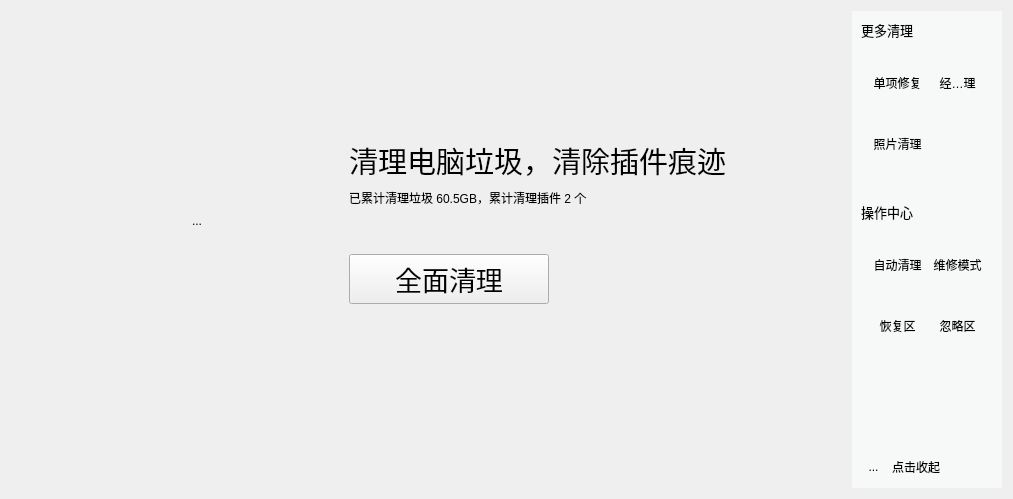
    <widget class="QWidget" name="Clear">
     <layout class="QHBoxLayout" name="horizontalLayout_6">
      <item>
       <layout class="QVBoxLayout" name="verticalLayout_17">
        <item>
         <widget class="QLabel" name="label_75">
          <property name="text">
           <string/>
          </property>
         </widget>
        </item>
        <item>
         <spacer name="verticalSpacer_47">
          <property name="orientation">
           <enum>Qt::Vertical</enum>
          </property>
          <property name="sizeHint" stdset="0">
           <size>
            <width>742</width>
            <height>68</height>
           </size>
          </property>
         </spacer>
        </item>
        <item>
         <layout class="QHBoxLayout" name="horizontalLayout_38">
          <item>
           <widget class="QLabel" name="label_76">
            <property name="minimumSize">
             <size>
              <width>80</width>
              <height>0</height>
             </size>
            </property>
            <property name="maximumSize">
             <size>
              <width>80</width>
              <height>16777215</height>
             </size>
            </property>
            <property name="text">
             <string/>
            </property>
           </widget>
          </item>
          <item>
           <layout class="QHBoxLayout" name="horizontalLayout_39">
            <item>
             <widget class="QToolButton" name="toolButton_113">
              <property name="minimumSize">
               <size>
                <width>200</width>
                <height>200</height>
               </size>
              </property>
              <property name="text">
               <string>...</string>
              </property>
              <property name="autoRaise">
               <bool>true</bool>
              </property>
             </widget>
            </item>
            <item>
             <widget class="QLabel" name="label_77">
              <property name="minimumSize">
               <size>
                <width>40</width>
                <height>0</height>
               </size>
              </property>
              <property name="maximumSize">
               <size>
                <width>40</width>
                <height>16777215</height>
               </size>
              </property>
              <property name="text">
               <string/>
              </property>
             </widget>
            </item>
            <item>
             <layout class="QVBoxLayout" name="verticalLayout_18">
              <item>
               <spacer name="verticalSpacer_48">
                <property name="orientation">
                 <enum>Qt::Vertical</enum>
                </property>
                <property name="sizeHint" stdset="0">
                 <size>
                  <width>20</width>
                  <height>40</height>
                 </size>
                </property>
               </spacer>
              </item>
              <item>
               <layout class="QHBoxLayout" name="horizontalLayout_40">
                <item>
                 <widget class="QLabel" name="label_78">
                  <property name="minimumSize">
                   <size>
                    <width>0</width>
                    <height>0</height>
                   </size>
                  </property>
                  <property name="font">
                   <font>
                    <pointsize>22</pointsize>
                    <weight>50</weight>
                    <bold>false</bold>
                   </font>
                  </property>
                  <property name="text">
                   <string>清理电脑垃圾，清除插件痕迹</string>
                  </property>
                 </widget>
                </item>
                <item>
                 <spacer name="horizontalSpacer_56">
                  <property name="orientation">
                   <enum>Qt::Horizontal</enum>
                  </property>
                  <property name="sizeHint" stdset="0">
                   <size>
                    <width>40</width>
                    <height>20</height>
                   </size>
                  </property>
                 </spacer>
                </item>
               </layout>
              </item>
              <item>
               <layout class="QHBoxLayout" name="horizontalLayout_41">
                <item>
                 <widget class="QLabel" name="label_79">
                  <property name="font">
                   <font>
                    <pointsize>9</pointsize>
                   </font>
                  </property>
                  <property name="text">
                   <string>已累计清理垃圾 60.5GB，累计清理插件 2 个</string>
                  </property>
                 </widget>
                </item>
                <item>
                 <spacer name="horizontalSpacer_57">
                  <property name="orientation">
                   <enum>Qt::Horizontal</enum>
                  </property>
                  <property name="sizeHint" stdset="0">
                   <size>
                    <width>40</width>
                    <height>20</height>
                   </size>
                  </property>
                 </spacer>
                </item>
               </layout>
              </item>
              <item>
               <spacer name="verticalSpacer_49">
                <property name="orientation">
                 <enum>Qt::Vertical</enum>
                </property>
                <property name="sizeHint" stdset="0">
                 <size>
                  <width>20</width>
                  <height>40</height>
                 </size>
                </property>
               </spacer>
              </item>
              <item>
               <layout class="QHBoxLayout" name="horizontalLayout_42">
                <item>
                 <widget class="QPushButton" name="pushButton_18">
                  <property name="minimumSize">
                   <size>
                    <width>200</width>
                    <height>50</height>
                   </size>
                  </property>
                  <property name="font">
                   <font>
                    <pointsize>20</pointsize>
                   </font>
                  </property>
                  <property name="text">
                   <string>全面清理</string>
                  </property>
                 </widget>
                </item>
                <item>
                 <spacer name="horizontalSpacer_58">
                  <property name="orientation">
                   <enum>Qt::Horizontal</enum>
                  </property>
                  <property name="sizeHint" stdset="0">
                   <size>
                    <width>40</width>
                    <height>20</height>
                   </size>
                  </property>
                 </spacer>
                </item>
               </layout>
              </item>
              <item>
               <spacer name="verticalSpacer_50">
                <property name="orientation">
                 <enum>Qt::Vertical</enum>
                </property>
                <property name="sizeHint" stdset="0">
                 <size>
                  <width>20</width>
                  <height>40</height>
                 </size>
                </property>
               </spacer>
              </item>
             </layout>
            </item>
            <item>
             <spacer name="horizontalSpacer_59">
              <property name="orientation">
               <enum>Qt::Horizontal</enum>
              </property>
              <property name="sizeHint" stdset="0">
               <size>
                <width>40</width>
                <height>20</height>
               </size>
              </property>
             </spacer>
            </item>
           </layout>
          </item>
          <item>
           <spacer name="horizontalSpacer_60">
            <property name="orientation">
             <enum>Qt::Horizontal</enum>
            </property>
            <property name="sizeHint" stdset="0">
             <size>
              <width>40</width>
              <height>20</height>
             </size>
            </property>
           </spacer>
          </item>
         </layout>
        </item>
        <item>
         <spacer name="verticalSpacer_51">
          <property name="orientation">
           <enum>Qt::Vertical</enum>
          </property>
          <property name="sizeHint" stdset="0">
           <size>
            <width>742</width>
            <height>88</height>
           </size>
          </property>
         </spacer>
        </item>
        <item>
         <layout class="QHBoxLayout" name="horizontalLayout_8">
          <item>
           <widget class="QLabel" name="label_104">
            <property name="minimumSize">
             <size>
              <width>0</width>
              <height>50</height>
             </size>
            </property>
            <property name="text">
             <string/>
            </property>
           </widget>
          </item>
          <item>
           <spacer name="horizontalSpacer_4">
            <property name="orientation">
             <enum>Qt::Horizontal</enum>
            </property>
            <property name="sizeHint" stdset="0">
             <size>
              <width>40</width>
              <height>20</height>
             </size>
            </property>
           </spacer>
          </item>
         </layout>
        </item>
       </layout>
      </item>
      <item>
       <widget class="QWidget" name="widget_tool_3" native="true">
        <property name="minimumSize">
         <size>
          <width>150</width>
          <height>0</height>
         </size>
        </property>
        <property name="maximumSize">
         <size>
          <width>150</width>
          <height>16777215</height>
         </size>
        </property>
        <property name="styleSheet">
         <string notr="true">background-color: rgb(246, 249, 247);</string>
        </property>
        <layout class="QGridLayout" name="gridLayout_55">
         <item row="4" column="0" colspan="2">
          <widget class="QWidget" name="widget_44" native="true">
           <layout class="QGridLayout" name="gridLayout_56"/>
          </widget>
         </item>
         <item row="3" column="0" colspan="2">
          <widget class="QWidget" name="widget_45" native="true">
           <property name="minimumSize">
            <size>
             <width>0</width>
             <height>150</height>
            </size>
           </property>
           <property name="maximumSize">
            <size>
             <width>16777215</width>
             <height>150</height>
            </size>
           </property>
           <layout class="QGridLayout" name="gridLayout_6">
            <item row="0" column="0">
             <layout class="QHBoxLayout" name="horizontalLayout_59">
              <item>
               <widget class="QToolButton" name="toolButton_114">
                <property name="minimumSize">
                 <size>
                  <width>55</width>
                  <height>55</height>
                 </size>
                </property>
                <property name="maximumSize">
                 <size>
                  <width>55</width>
                  <height>55</height>
                 </size>
                </property>
                <property name="text">
                 <string>自动清理</string>
                </property>
                <property name="autoRaise">
                 <bool>true</bool>
                </property>
               </widget>
              </item>
              <item>
               <widget class="QToolButton" name="toolButton_117">
                <property name="minimumSize">
                 <size>
                  <width>55</width>
                  <height>55</height>
                 </size>
                </property>
                <property name="maximumSize">
                 <size>
                  <width>55</width>
                  <height>55</height>
                 </size>
                </property>
                <property name="text">
                 <string>维修模式</string>
                </property>
                <property name="autoRaise">
                 <bool>true</bool>
                </property>
               </widget>
              </item>
             </layout>
            </item>
            <item row="1" column="0">
             <layout class="QHBoxLayout" name="horizontalLayout_60">
              <item>
               <widget class="QToolButton" name="toolButton_116">
                <property name="minimumSize">
                 <size>
                  <width>55</width>
                  <height>55</height>
                 </size>
                </property>
                <property name="maximumSize">
                 <size>
                  <width>55</width>
                  <height>55</height>
                 </size>
                </property>
                <property name="text">
                 <string>恢复区</string>
                </property>
                <property name="autoRaise">
                 <bool>true</bool>
                </property>
               </widget>
              </item>
              <item>
               <widget class="QToolButton" name="toolButton_115">
                <property name="minimumSize">
                 <size>
                  <width>55</width>
                  <height>55</height>
                 </size>
                </property>
                <property name="maximumSize">
                 <size>
                  <width>55</width>
                  <height>55</height>
                 </size>
                </property>
                <property name="text">
                 <string>忽略区</string>
                </property>
                <property name="autoRaise">
                 <bool>true</bool>
                </property>
               </widget>
              </item>
             </layout>
            </item>
            <item row="2" column="0">
             <spacer name="verticalSpacer_52">
              <property name="orientation">
               <enum>Qt::Vertical</enum>
              </property>
              <property name="sizeHint" stdset="0">
               <size>
                <width>20</width>
                <height>40</height>
               </size>
              </property>
             </spacer>
            </item>
           </layout>
          </widget>
         </item>
         <item row="1" column="0" colspan="2">
          <widget class="QWidget" name="widget_46" native="true">
           <property name="minimumSize">
            <size>
             <width>0</width>
             <height>150</height>
            </size>
           </property>
           <property name="maximumSize">
            <size>
             <width>16777215</width>
             <height>150</height>
            </size>
           </property>
           <layout class="QGridLayout" name="gridLayout">
            <item row="0" column="0">
             <layout class="QHBoxLayout" name="horizontalLayout_53">
              <item>
               <widget class="QToolButton" name="toolButton_118">
                <property name="minimumSize">
                 <size>
                  <width>55</width>
                  <height>55</height>
                 </size>
                </property>
                <property name="maximumSize">
                 <size>
                  <width>55</width>
                  <height>55</height>
                 </size>
                </property>
                <property name="text">
                 <string>单项修复</string>
                </property>
                <property name="autoRaise">
                 <bool>true</bool>
                </property>
               </widget>
              </item>
              <item>
               <widget class="QToolButton" name="toolButton_120">
                <property name="minimumSize">
                 <size>
                  <width>55</width>
                  <height>55</height>
                 </size>
                </property>
                <property name="maximumSize">
                 <size>
                  <width>55</width>
                  <height>55</height>
                 </size>
                </property>
                <property name="text">
                 <string>经典版清理</string>
                </property>
                <property name="autoRaise">
                 <bool>true</bool>
                </property>
               </widget>
              </item>
             </layout>
            </item>
            <item row="1" column="0">
             <widget class="QToolButton" name="toolButton_121">
              <property name="minimumSize">
               <size>
                <width>55</width>
                <height>55</height>
               </size>
              </property>
              <property name="maximumSize">
               <size>
                <width>55</width>
                <height>55</height>
               </size>
              </property>
              <property name="text">
               <string>照片清理</string>
              </property>
              <property name="autoRaise">
               <bool>true</bool>
              </property>
             </widget>
            </item>
            <item row="2" column="0">
             <spacer name="verticalSpacer_53">
              <property name="orientation">
               <enum>Qt::Vertical</enum>
              </property>
              <property name="sizeHint" stdset="0">
               <size>
                <width>20</width>
                <height>40</height>
               </size>
              </property>
             </spacer>
            </item>
           </layout>
          </widget>
         </item>
         <item row="6" column="1">
          <widget class="QLabel" name="label_82">
           <property name="text">
            <string>点击收起</string>
           </property>
          </widget>
         </item>
         <item row="6" column="0">
          <widget class="QToolButton" name="toolButton_119">
           <property name="minimumSize">
            <size>
             <width>25</width>
             <height>25</height>
            </size>
           </property>
           <property name="maximumSize">
            <size>
             <width>25</width>
             <height>25</height>
            </size>
           </property>
           <property name="text">
            <string>...</string>
           </property>
           <property name="autoRaise">
            <bool>true</bool>
           </property>
          </widget>
         </item>
         <item row="5" column="0" colspan="2">
          <spacer name="verticalSpacer_54">
           <property name="orientation">
            <enum>Qt::Vertical</enum>
           </property>
           <property name="sizeHint" stdset="0">
            <size>
             <width>20</width>
             <height>40</height>
            </size>
           </property>
          </spacer>
         </item>
         <item row="0" column="0" colspan="2">
          <widget class="QLabel" name="label_83">
           <property name="font">
            <font>
             <pointsize>10</pointsize>
            </font>
           </property>
           <property name="text">
            <string>更多清理</string>
           </property>
          </widget>
         </item>
         <item row="2" column="0" colspan="2">
          <widget class="QLabel" name="label_84">
           <property name="font">
            <font>
             <pointsize>10</pointsize>
            </font>
           </property>
           <property name="text">
            <string>操作中心</string>
           </property>
          </widget>
         </item>
        </layout>
       </widget>
      </item>
     </layout>
    </widget>
